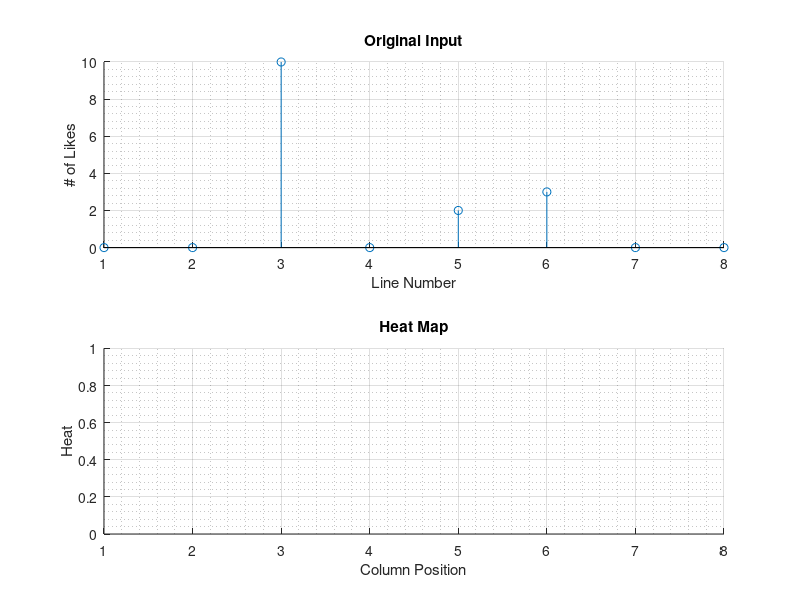

Write the MATLAB code that produced this figure. (Note: this script raises an error after producing the figure.)
% heat map math model
% YC 10/27/2018
clc;clear

%% Generate Input
clc;clear
%%%%%%%%%%%%%%%%% Input Generation %%%%%%%%%%%%%%%%%%%%%%%%%%%%
% Pass in random array denote number of like on each column
length = 8;
index = 1:length;

% make orgIn int and spread out
% orgIn = 100*rand(length,1)-80;
% orgIn = round(orgIn, 0);
% orgIn(orgIn<0) = 0;

% orgIn(1:length) = 0;
% orgIn(20:30) = 5;
% orgIn(28:32) = 10;
% orgIn(60:61) = 10;

orgIn = [0, 0, 10, 0, 2, 3, 0, 0];


figure(1)
clf
ax(1) = subplot(211);
hold on
stem(orgIn)
grid; grid minor
xlabel('Line Number');ylabel('# of Likes');title('Original Input')
%%%%%%%%%%%%%%%%% End Input Generation %%%%%%%%%%%%%%%%%%%%%%%
% Heat map
% # of adjuncent point taken into consideration for heat map
newInd = 1:0.1:length; % new index used for interpolation
heatmapVector = interp1(index, orgIn, newInd); % interpol genrate trangular shape
heatmapVector = movmean(heatmapVector, 5); % moving avg create spline style

% Plot generated heat map curve
ax(2) = subplot(212);
hold on
% plot(newInd, heatmapVector, '-xm')
title('Heat Map');xlabel('Column Position');ylabel('Heat');
grid; grid minor

linkaxes(ax, 'x') % link axis
%%%%%%%%%%%%%%%% End Expected Output %%%%%%%%%%%%%%%%%%%%%%%%%%

% length, index (for input data), orgIn
%%%%%%%%%%%%%%%% Begin interpolation calculation %%%%%%%%%%%%%%
pixInd = 0.5; % value obatined from how dense the pixals are, depending on screen size;
hmInd = 1:pixInd:length; % generate heatmap index

% create function hmHeight = mInterp(oriIndex, oriData, querryPt)
outTest = mInterpl(index, orgIn, hmInd);
% plot(hmInd, outTest, '-ob')

% outTestAvg = mMovAvg(outTest, 8);
subplot(212)
plot(hmInd+pixInd, outTest, '-ob')
% Test if manually compute result match expected output